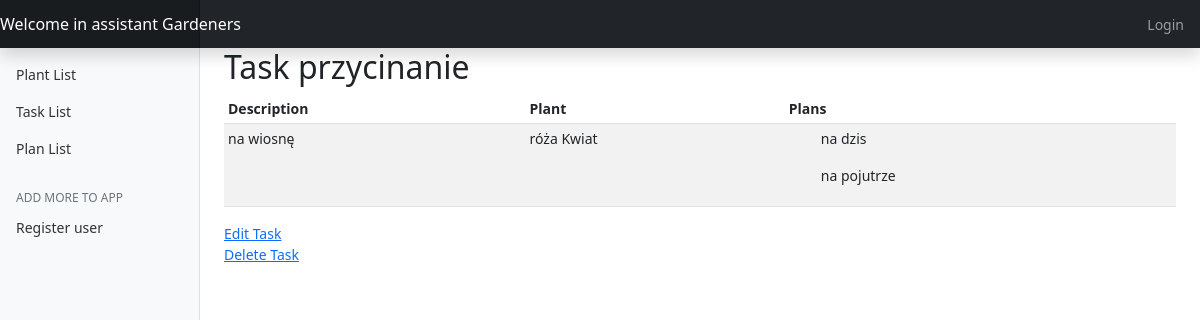
The app's page /task_view/1/ with its own data.
### garden_app/models.py (models this page shows, shortened)
class Task(models.Model):
    name = models.CharField(max_length=60)
    description = models.TextField(blank=True, null=True)
    plant = models.ForeignKey(Plant, default=None, null=True, blank=True, on_delete=models.CASCADE)
    plan = models.ManyToManyField(PlanOfWork, blank=True)

class Plant(models.Model):
    name = models.CharField(max_length=60)
    species = models.CharField(null=True, blank=True, max_length=60)
    description = models.TextField(blank=True, null=True)
    amount = models.IntegerField(default=1)
    unit = models.ForeignKey(Unit, on_delete=models.CASCADE)
    type = models.ForeignKey(PlantType, on_delete=models.CASCADE)
    def __str__(self):
        return f"{self.name} {self.type.name}"

class PlantType(models.Model):
    name = models.CharField(max_length=60)

class PlanOfWork(models.Model):
    name = models.CharField(max_length=60)
    description = models.TextField(blank=True, null=True)
    created = models.DateField(auto_now=True)
    date = models.DateField(default=date.today)

### garden_app/views.py (the view)
# urls.py: path("task_view/<int:task_id>/", views.TaskView.as_view(), name="task_view"),
class TaskView(View):
    def get(self, request, task_id):
        task = Task.objects.get(id=task_id)
        return render(request, "task_info.html", {"task": task})

### templates/task_info.html (shortened to what this page needs)
{% extends "base.html" %}
{% load static %}
{% block table %}
    <main role="main" class="col-md-9 ml-sm-auto col-lg-10 px-4">
    <h2>Task {{ task.name }}</h2>
      <div class="table-responsive">
        <table class="table table-striped table-sm">
          <thead>
            <tr>
              <th>Description</th>
              <th>Plant</th>
              <th>Plans</th>
            </tr>
          </thead>
          <tbody>
            <tr>
              <td>{{ task.description }}</td>
              <td>{{ task.plant }}</td>
              <td>{% for plan in task.plan.all %}
                  <ol>{{ plan.name }}</ol>
                  {% endfor %}
              </td>
            </tr>
          </tbody>
        </table>
      </div>
        <div class="button col-md-3 inline-group float-left flex-column">
            <button class="navbar-toggler active" type="button">
      <span class="badge-light">
          <a href="/task_view/update/{{ task.id }}">Edit Task</a></span>
            </button>
        </div>
        <div class="button col-md-3 inline-group float-left flex-column">
            <button class="navbar-toggler active" type="button">
          <span class="badge-light">
              <a href="/task_view/delete/{{ task.id }}">Delete Task</a></span>
            </button>
        </div>
    </main>
{% endblock %}

### records on screen
Task: name "przycinanie", description "na wiosnę", plant "róża Kwiat"
PlanOfWork: name "na dzis"
PlanOfWork: name "na pojutrze"
